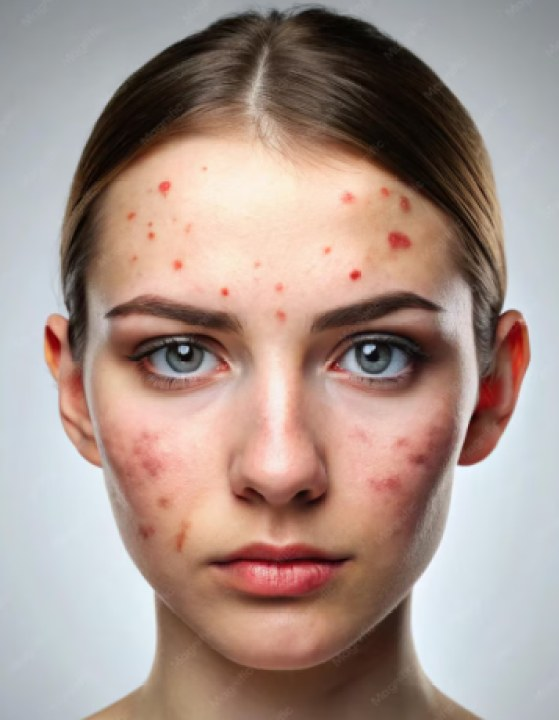
#> input picture frontend/src/demo/assets/sample.jpg, 559 x 720 px
$ python main.py   (older library calls are emulated)
#> lines starting #> are read from the running program, lines starting #| are printed output that depends on the picture
### src/imaging.py
from __future__ import annotations

import warnings
from io import BytesIO
from pathlib import Path

import cv2
import numpy as np
from PIL import Image, UnidentifiedImageError


def read_image(image_path: str | Path) -> np.ndarray:
    """cv2.imread fails silently on non-ASCII Windows paths; decode from bytes instead."""
    image_path = Path(image_path)
    try:
        buffer = np.fromfile(str(image_path), dtype=np.uint8)
    except OSError as error:
        raise FileNotFoundError(f"Image could not be read: {image_path}") from error
    image = cv2.imdecode(buffer, cv2.IMREAD_COLOR) if buffer.size else None
    if image is None:
        raise FileNotFoundError(f"Image could not be read: {image_path}")
    return image


# [28 lines left out: functions write_image, validate_image_bytes, not called in this run]

### src/detection/face_detector.py
# SPDX-License-Identifier: AGPL-3.0-or-later
# Copyright (C) 2026 Sudem Kırmız
from __future__ import annotations

from dataclasses import dataclass
from pathlib import Path

import cv2
import numpy as np

from preprocessing.imaging import read_image, write_image


@dataclass(frozen=True)
class FaceDetectionResult:
    face_detected: bool
    confidence: float
    box: tuple[int, int, int, int] | None
    face_count: int = 0


class OpenCVFaceDetector:
    def __init__(self) -> None:
        cascade_dir = Path(cv2.data.haarcascades)
        self.detector = cv2.CascadeClassifier(str(cascade_dir / "haarcascade_frontalface_default.xml"))
        self.profile_detector = cv2.CascadeClassifier(str(cascade_dir / "haarcascade_profileface.xml"))

        if self.detector.empty():
            raise RuntimeError("OpenCV face cascade could not be loaded.")

    def detect(self, image: str | Path | np.ndarray) -> FaceDetectionResult:
        if not isinstance(image, np.ndarray):
            image = read_image(image)

        gray_image = cv2.cvtColor(image, cv2.COLOR_BGR2GRAY)
        min_side = max(60, int(min(gray_image.shape[:2]) * 0.08))
        faces = self._find_faces(gray_image, (min_side, min_side))

        if len(faces) == 0:
            return FaceDetectionResult(face_detected=False, confidence=0.0, box=None, face_count=0)

        largest_face = max(faces, key=lambda face: face[2] * face[3])
        x, y, width, height = [int(value) for value in largest_face]

        return FaceDetectionResult(
            face_detected=True,
            # Haar cascades give no calibrated probability; 1.0 only means "found".
            confidence=1.0,
            box=(x, y, width, height),
            face_count=len(faces),
        )

    def _find_faces(self, gray_image: np.ndarray, min_size: tuple[int, int]) -> list:
        """Strict frontal pass first, then progressively looser passes for close-ups and angled faces."""
        equalized = cv2.equalizeHist(gray_image)
        passes = [
            (self.detector, gray_image, 5, False),
            (self.detector, equalized, 4, False),
            (self.detector, equalized, 3, False),
            (self.profile_detector, equalized, 4, False),
            (self.profile_detector, equalized, 4, True),
        ]
        image_width = gray_image.shape[1]
        for cascade, source, min_neighbors, mirrored in passes:
            if cascade.empty():
                continue
            target = cv2.flip(source, 1) if mirrored else source
            faces = cascade.detectMultiScale(target, scaleFactor=1.1, minNeighbors=min_neighbors, minSize=min_size)
            if len(faces):
                if mirrored:
                    faces = [(image_width - x - w, y, w, h) for x, y, w, h in faces]
                return list(faces)
        return []

    def crop_face(
        self,
        image_path: str | Path,
        output_path: str | Path,
        padding_ratio: float = 0.15,
        detection: FaceDetectionResult | None = None,
    ) -> Path:
        image = read_image(image_path)
        if detection is None:
            detection = self.detect(image)
        if not detection.face_detected or detection.box is None:
            raise ValueError("No face was detected, so a crop cannot be created.")

        x, y, width, height = detection.box
        image_height, image_width = image.shape[:2]

        padding_x = int(width * padding_ratio)
        padding_y = int(height * padding_ratio)

        left = max(0, x - padding_x)
        top = max(0, y - padding_y)
        right = min(image_width, x + width + padding_x)
        bottom = min(image_height, y + height + padding_y)

        return write_image(image[top:bottom, left:right], output_path, quality=95)


# [8 lines that do not run on import are left out]

### src/preprocessing/imaging.py
# SPDX-License-Identifier: AGPL-3.0-or-later
# Copyright (C) 2026 Sudem Kırmız
from __future__ import annotations

import warnings
from io import BytesIO
from pathlib import Path

import cv2
import numpy as np
from PIL import Image, UnidentifiedImageError


def read_image(image_path: str | Path) -> np.ndarray:
    """cv2.imread fails silently on non-ASCII Windows paths; decode from bytes instead."""
    image_path = Path(image_path)
    try:
        buffer = np.fromfile(str(image_path), dtype=np.uint8)
    except OSError as error:
        raise FileNotFoundError(f"Image could not be read: {image_path}") from error
    image = cv2.imdecode(buffer, cv2.IMREAD_COLOR) if buffer.size else None
    if image is None:
        raise FileNotFoundError(f"Image could not be read: {image_path}")
    return image


def write_image(image: np.ndarray, output_path: str | Path, quality: int = 92) -> Path:
    output_path = Path(output_path)
    output_path.parent.mkdir(parents=True, exist_ok=True)
    extension = output_path.suffix.lower() or ".jpg"
    params = [cv2.IMWRITE_JPEG_QUALITY, quality] if extension in {".jpg", ".jpeg"} else []
    ok, encoded = cv2.imencode(extension, image, params)
    if not ok:
        raise RuntimeError(f"Image could not be saved: {output_path}")
    encoded.tofile(str(output_path))
    return output_path


# [16 lines left out: function validate_image_bytes, not called in this run]

### src/preprocessing/quality_checker.py
# SPDX-License-Identifier: AGPL-3.0-or-later
# Copyright (C) 2026 Sudem Kırmız
from __future__ import annotations

from dataclasses import dataclass
from pathlib import Path

import cv2
import numpy as np

from preprocessing.imaging import read_image


@dataclass(frozen=True)
class ImageQualityResult:
    status: str
    notes: str
    width: int
    height: int
    brightness: float
    blur_score: float


class ImageQualityChecker:
    def __init__(
        self,
        min_size: int = 400,
        min_brightness: float = 45.0,
        max_brightness: float = 220.0,
        min_blur_score: float = 80.0,
    ) -> None:
        self.min_size = min_size
        self.min_brightness = min_brightness
        self.max_brightness = max_brightness
        self.min_blur_score = min_blur_score

    def check(self, image: str | Path | np.ndarray) -> ImageQualityResult:
        if not isinstance(image, np.ndarray):
            image = read_image(image)

        height, width = image.shape[:2]
        gray_image = cv2.cvtColor(image, cv2.COLOR_BGR2GRAY)

        brightness = float(gray_image.mean())
        blur_score = float(cv2.Laplacian(gray_image, cv2.CV_64F).var())

        warnings: list[str] = []

        if width < self.min_size or height < self.min_size:
            warnings.append("Görsel boyutu düşük; daha yüksek çözünürlüklü bir fotoğraf tercih edilebilir.")

        if brightness < self.min_brightness:
            warnings.append("Fotoğraf karanlık görünüyor; daha iyi aydınlatılmış bir fotoğraf tercih edilebilir.")
        elif brightness > self.max_brightness:
            warnings.append("Fotoğraf çok parlak görünüyor; ışık patlaması analizi zorlaştırabilir.")

        if blur_score < self.min_blur_score:
            warnings.append("Fotoğrafta bulanıklık olabilir; daha net bir fotoğraf tercih edilebilir.")

        if warnings:
            status = "needs_review"
            notes = " ".join(warnings)
        else:
            status = "good"
            notes = "Fotoğraf boyutu, ışık ve netlik temel analiz için uygun görünüyor."

        return ImageQualityResult(
            status=status,
            notes=notes,
            width=width,
            height=height,
            brightness=round(brightness, 2),
            blur_score=round(blur_score, 2),
        )


# [4 lines that do not run on import are left out]

### src/output/json_writer.py
# SPDX-License-Identifier: AGPL-3.0-or-later
# Copyright (C) 2026 Sudem Kırmız
from __future__ import annotations

import json
from pathlib import Path
from typing import Any


class JsonWriter:
    def write(self, data: dict[str, Any], output_path: str | Path) -> Path:
        output_path = Path(output_path)
        output_path.parent.mkdir(parents=True, exist_ok=True)

        with output_path.open("w", encoding="utf-8") as file:
            json.dump(data, file, ensure_ascii=False, indent=2)

        return output_path


# [10 lines that do not run on import are left out]

### src/safety/safe_response_builder.py
# SPDX-License-Identifier: AGPL-3.0-or-later
# Copyright (C) 2026 Sudem Kırmız
from __future__ import annotations

import unicodedata
from dataclasses import dataclass

DISCLAIMER = (
    "Bu çıktı tıbbi tanı değildir; yalnızca görsel bakım ön değerlendirmesidir. "
    "Şikayet, ağrı, hızlı değişim veya endişe varsa dermatoloğa danışılmalıdır."
)

FALLBACK_ITEM = "Görselden yalnızca bakım odaklı genel bir ön değerlendirme yapılabilir."

# Diagnoses, disease names, prescription-only actives and treatment claims.
BLOCKED_TERMS = [
    # diagnosis / disease claims
    "akne hastalığı",
    "akne vulgaris",
    "egzama",
    "ekzama",
    "rosacea",
    "rozasea",
    "sedef",
    "psoriasis",
    "dermatit",
    "melanom",
    "melanoma",
    "kanser",
    "karsinom",
    "tümör",
    "enfeksiyon",
    "mantar enfeksiyonu",
    "teşhis",
    "kesin tanı",
    "tanısı konul",
    "hastalığınız",
    # medication / prescription
    "ilaç kullan",
    "ilaç al",
    "reçete",
    "antibiyotik",
    "doksisiklin",
    "isotretinoin",
    "izotretinoin",
    "roakutan",
    "accutane",
    "tretinoin",
    "adapalen",
    "kortizon",
    "kortikosteroid",
    "steroid",
    "hormon tedavisi",
    "doğum kontrol hap",
    "doz",
    # treatment claims
    "tedavi gerekir",
    "tedavi edilmeli",
    "tedavi eder",
    "iyileştirir",
    "kesin çözüm",
]


@dataclass(frozen=True)
class SafeSkinResponse:
    visible_observations: list[str]
    care_suggestions: list[str]
    disclaimer: str
    removed_count: int = 0


def normalize_text(text: str) -> str:
    # Turkish dotted/dotless i must collapse to the same form before matching.
    lowered = text.replace("İ", "i").replace("I", "ı").casefold().replace("ı", "i")
    decomposed = unicodedata.normalize("NFKD", lowered)
    return "".join(character for character in decomposed if not unicodedata.combining(character))


_NORMALIZED_TERMS = [normalize_text(term) for term in BLOCKED_TERMS]


def contains_blocked_term(text: str) -> bool:
    normalized = normalize_text(text)
    return any(term in normalized for term in _NORMALIZED_TERMS)


class SafeResponseBuilder:
    # [20 lines left out: functions build, _filter_items, not called in this run]


# [13 lines that do not run on import are left out]

### src/main.py
from __future__ import annotations

from pathlib import Path
from typing import TYPE_CHECKING

import numpy as np

from config import PROJECT_ROOT
from detection.face_detector import FaceDetectionResult, OpenCVFaceDetector
from imaging import read_image, write_image
from output.json_writer import JsonWriter
from preprocessing.quality_checker import ImageQualityChecker, ImageQualityResult
from safety.safe_response_builder import DISCLAIMER

if TYPE_CHECKING:
    from detection.face_landmarks import FaceLandmarkAnalyzer, HeadPose

INPUT_IMAGE_PATH = PROJECT_ROOT / "inputs" / "sample.jpg"
FACE_CROP_PATH = PROJECT_ROOT / "outputs" / "face_crop.jpg"
RESULT_JSON_PATH = PROJECT_ROOT / "outputs" / "result.json"

MAX_YAW_DEGREES = 30.0
MAX_PITCH_DEGREES = 25.0
LANDMARK_CROP_PADDING = 0.06
# Landmarks end below the hairline; keep the upper forehead in the crop.
LANDMARK_CROP_TOP_EXTRA = 0.15


def run_pipeline(
    input_image_path: str | Path = INPUT_IMAGE_PATH,
    face_crop_path: str | Path = FACE_CROP_PATH,
    result_json_path: str | Path | None = RESULT_JSON_PATH,
    face_detector: OpenCVFaceDetector | None = None,
    quality_checker: ImageQualityChecker | None = None,
    full_image_fallback: bool = False,
    landmark_analyzer: FaceLandmarkAnalyzer | None = None,
) -> dict:
    """Face localisation cascade: MediaPipe landmarks -> Haar cascade -> (optional) whole image.

    When landmarks are found, `detected_regions["landmarks"]` holds them in crop coordinates
    for region analysis; callers should pop it before serialising the result.
    """
    input_image_path = Path(input_image_path)
    face_crop_path = Path(face_crop_path)
    quality_checker = quality_checker or ImageQualityChecker()
    image = read_image(input_image_path)
#> in read_image, image is the input picture: shape (720, 559, 3); mean B, G, R 139.7, 147.9, 168.6

    if landmark_analyzer is not None:
        landmark_result = landmark_analyzer.detect(image)
        if landmark_result is not None:
            left, top, right, bottom = _padded_box(landmark_result.box, image.shape, LANDMARK_CROP_PADDING, top_extra=LANDMARK_CROP_TOP_EXTRA)
            crop = image[top:bottom, left:right]
            write_image(crop, face_crop_path, quality=95)
            quality_result = _with_pose_check(quality_checker.check(crop), landmark_result.pose)
            detection = FaceDetectionResult(True, 1.0, landmark_result.box, landmark_result.face_count)
            result = _build_result(quality_result, detection, face_crop_path, "face", method="mediapipe")
            result["detected_regions"]["head_pose"] = landmark_result.pose.to_dict() if landmark_result.pose else None
            result["detected_regions"]["landmarks"] = (landmark_result.landmarks - np.array([left, top], dtype=np.float32)).tolist()
            _write(result, result_json_path)
            return result

    detector = face_detector or OpenCVFaceDetector()
    detection_result = detector.detect(image)
#> in detect, `gray_image = cv2.cvtColor(image, cv2.COLOR_BGR2GRAY)`:
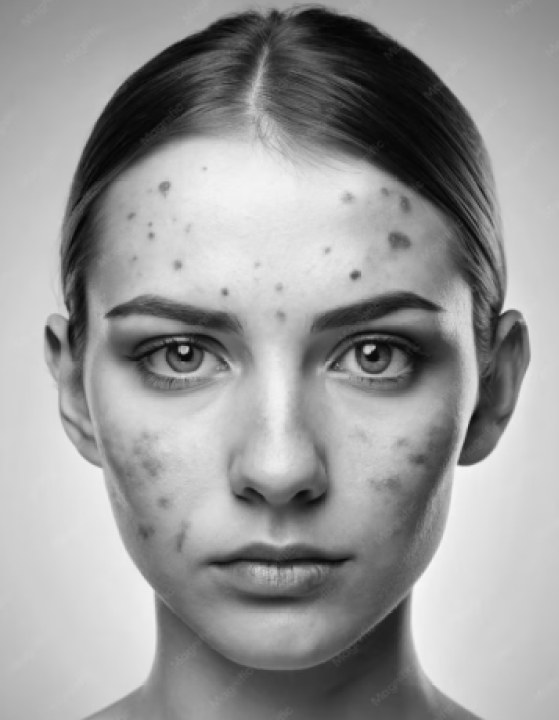
#> gray_image: shape (720, 559); min 3, max 249, mean 153.1
#> in _find_faces, `equalized = cv2.equalizeHist(gray_image)`:
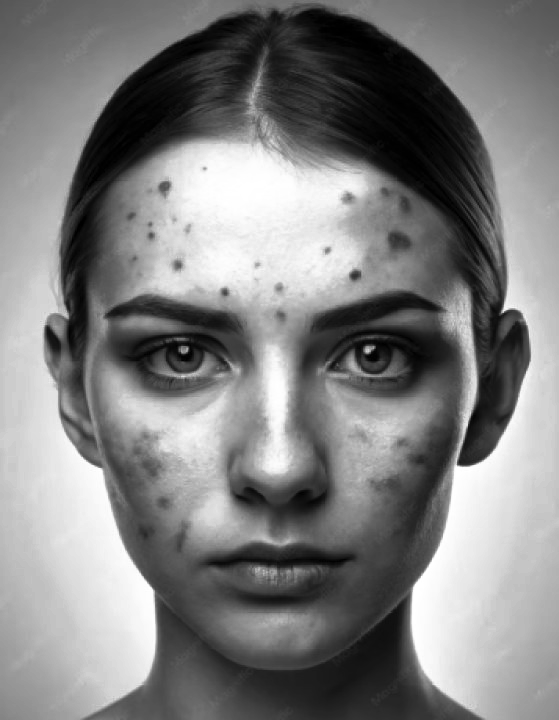
#> equalized: shape (720, 559); min 0, max 255, mean 128.2
#> the loop in _find_faces, `for cascade, source, min_neighbors, mirrored in passes:` made 1 pass
#> (min_neighbors, mirrored, faces) on pass 1: (5, False, [[51, 181, 452, 452]])
#> in detect, `faces = self._find_faces(gray_image, (min_side, min_side))`: faces = [[51, 181, 452, 452]]
#> in detect, `largest_face = max(faces, key=lambda face: face[2] * face[3])`: largest_face = [51, 181, 452, 452]
#> in detect, `x, y, width, height = [int(value) for value in largest_face]`: x = 51; y = 181; width = 452

    if detection_result.face_detected:
        detector.crop_face(input_image_path, face_crop_path, detection=detection_result)
        quality_result = quality_checker.check(face_crop_path)
#> in read_image (call 2), `image = cv2.imdecode(buffer, cv2.IMREAD_COLOR) if buffer.size else None`:
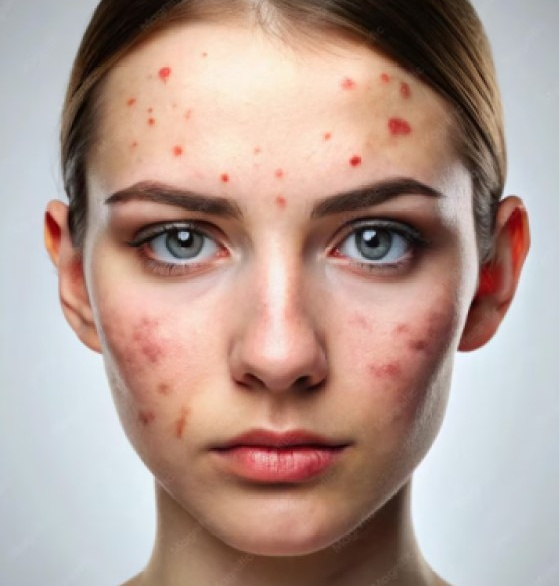
#> image: shape (586, 559, 3); mean B, G, R 145.1, 154.5, 179
#> in check, `gray_image = cv2.cvtColor(image, cv2.COLOR_BGR2GRAY)`:
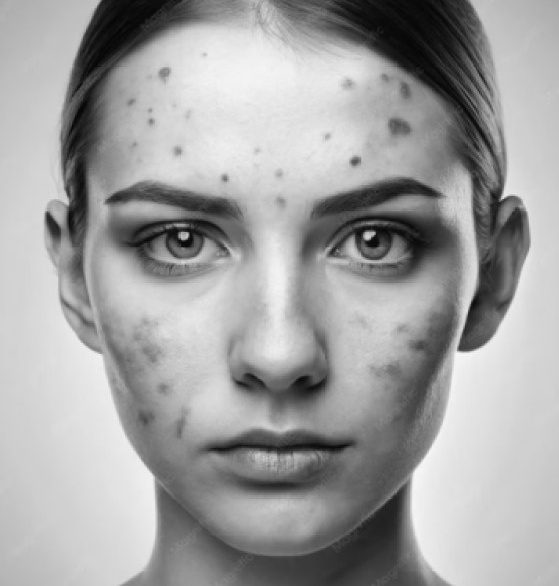
#> gray_image: shape (586, 559); min 4, max 251, mean 160.8
#> in check, `brightness = float(gray_image.mean())`: brightness = 160.8
#> in check, `blur_score = float(cv2.Laplacian(gray_image, cv2.CV_64F).var())`: blur_score = 58.78
        result = _build_result(quality_result, detection_result, face_crop_path, "face", method="haar")
#> result = 5 items
        _write(result, result_json_path)
        return result

    if full_image_fallback:
        # Close-up skin photos often have no detectable face; analyse the whole frame instead.
        write_image(image, face_crop_path, quality=95)
        quality_result = quality_checker.check(image)
        result = _build_result(quality_result, detection_result, face_crop_path, "full_image", method="full_image")
        _write(result, result_json_path)
        return result

    result = {
        "image_quality": None,
        "detected_regions": {
            "face_detected": False,
            "face_confidence": 0.0,
            "face_count": 0,
            "face_crop_path": None,
            "analysis_region": None,
            "method": None,
        },
        "visible_observations": [],
        "care_suggestions": [],
        "disclaimer": DISCLAIMER,
    }
    _write(result, result_json_path)
    return result


def _padded_box(
    box: tuple[int, int, int, int], shape: tuple[int, ...], padding: float, top_extra: float = 0.0
) -> tuple[int, int, int, int]:
    x, y, width, height = box
    image_height, image_width = shape[:2]
    pad_x, pad_y = int(width * padding), int(height * padding)
    pad_top = pad_y + int(height * top_extra)
    return max(0, x - pad_x), max(0, y - pad_top), min(image_width, x + width + pad_x), min(image_height, y + height + pad_y)


def _with_pose_check(quality: ImageQualityResult, pose: HeadPose | None) -> ImageQualityResult:
    if pose is None or (abs(pose.yaw) <= MAX_YAW_DEGREES and abs(pose.pitch) <= MAX_PITCH_DEGREES):
        return quality
    note = "Yüz belirgin şekilde yana veya yukarı/aşağı dönük; karşıdan çekilmiş bir fotoğraf daha dengeli sonuç verir."
    notes = note if quality.status == "good" else f"{quality.notes} {note}"
    return ImageQualityResult("needs_review", notes, quality.width, quality.height, quality.brightness, quality.blur_score)


def _build_result(
    quality_result: ImageQualityResult,
    detection_result: FaceDetectionResult,
    face_crop_path: Path,
    analysis_region: str,
    method: str,
) -> dict:
    return {
        "image_quality": {
            "status": quality_result.status,
            "notes": quality_result.notes,
            "width": quality_result.width,
            "height": quality_result.height,
            "brightness": quality_result.brightness,
            "blur_score": quality_result.blur_score,
        },
        "detected_regions": {
            "face_detected": detection_result.face_detected,
            "face_confidence": detection_result.confidence,
            "face_count": detection_result.face_count,
            "face_box": detection_result.box,
            "face_crop_path": str(face_crop_path),
            "analysis_region": analysis_region,
            "method": method,
        },
        "visible_observations": [],
        "care_suggestions": [],
        "disclaimer": DISCLAIMER,
    }


def _write(result: dict, result_json_path: str | Path | None) -> None:
    if result_json_path is None:
        return
    serialisable = {**result, "detected_regions": {k: v for k, v in result["detected_regions"].items() if k != "landmarks"}}
    JsonWriter().write(serialisable, result_json_path)


if __name__ == "__main__":
    pipeline_result = run_pipeline()
#> pipeline_result = 5 items
    print(pipeline_result)
#> (printed output is left out)
